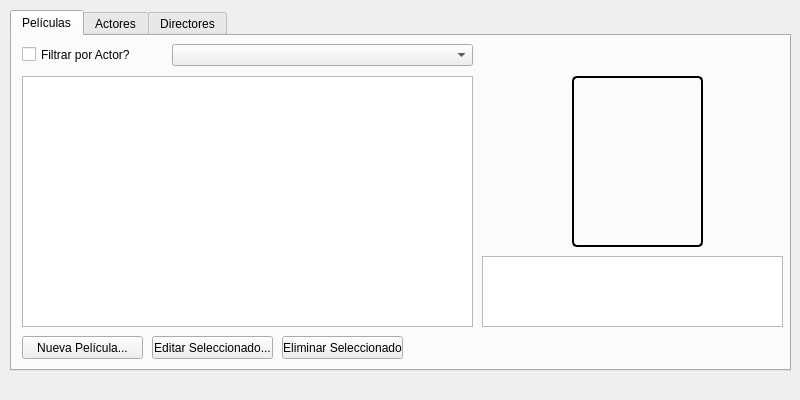
<?xml version="1.0" encoding="UTF-8"?>
<ui version="4.0">
 <class>MainWindow</class>
 <widget class="QMainWindow" name="MainWindow">
  <property name="geometry">
   <rect>
    <x>0</x>
    <y>0</y>
    <width>800</width>
    <height>400</height>
   </rect>
  </property>
  <property name="sizePolicy">
   <sizepolicy hsizetype="Fixed" vsizetype="Fixed">
    <horstretch>0</horstretch>
    <verstretch>0</verstretch>
   </sizepolicy>
  </property>
  <property name="windowTitle">
   <string>Administración</string>
  </property>
  <widget class="QWidget" name="centralwidget">
   <widget class="QTabWidget" name="tabWidget">
    <property name="geometry">
     <rect>
      <x>10</x>
      <y>10</y>
      <width>781</width>
      <height>361</height>
     </rect>
    </property>
    <property name="currentIndex">
     <number>0</number>
    </property>
    <widget class="QWidget" name="Peliculas">
     <attribute name="title">
      <string>Películas</string>
     </attribute>
     <widget class="QCheckBox" name="filter_actor_checkBox">
      <property name="geometry">
       <rect>
        <x>10</x>
        <y>10</y>
        <width>121</width>
        <height>17</height>
       </rect>
      </property>
      <property name="text">
       <string>Filtrar por Actor?</string>
      </property>
     </widget>
     <widget class="QComboBox" name="actor_filter_comboBox">
      <property name="geometry">
       <rect>
        <x>160</x>
        <y>8</y>
        <width>301</width>
        <height>22</height>
       </rect>
      </property>
     </widget>
     <widget class="QLabel" name="pelicula_image">
      <property name="geometry">
       <rect>
        <x>560</x>
        <y>40</y>
        <width>131</width>
        <height>171</height>
       </rect>
      </property>
      <property name="styleSheet">
       <string notr="true"> border-style: solid;
     border-width: 2px;
     border-radius: 5px;
     border-color: black;</string>
      </property>
      <property name="text">
       <string/>
      </property>
      <property name="scaledContents">
       <bool>true</bool>
      </property>
     </widget>
     <widget class="QPushButton" name="BNuevo">
      <property name="geometry">
       <rect>
        <x>10</x>
        <y>300</y>
        <width>121</width>
        <height>23</height>
       </rect>
      </property>
      <property name="text">
       <string>Nueva Película...</string>
      </property>
     </widget>
     <widget class="QPushButton" name="BEliminar">
      <property name="geometry">
       <rect>
        <x>270</x>
        <y>300</y>
        <width>121</width>
        <height>23</height>
       </rect>
      </property>
      <property name="text">
       <string>Eliminar Seleccionado</string>
      </property>
     </widget>
     <widget class="QPushButton" name="BEditar">
      <property name="geometry">
       <rect>
        <x>140</x>
        <y>300</y>
        <width>121</width>
        <height>23</height>
       </rect>
      </property>
      <property name="text">
       <string>Editar Seleccionado...</string>
      </property>
     </widget>
     <widget class="QTableWidget" name="tabla_peliculas">
      <property name="geometry">
       <rect>
        <x>10</x>
        <y>40</y>
        <width>451</width>
        <height>251</height>
       </rect>
      </property>
      <property name="selectionMode">
       <enum>QAbstractItemView::SingleSelection</enum>
      </property>
      <property name="selectionBehavior">
       <enum>QAbstractItemView::SelectRows</enum>
      </property>
     </widget>
     <widget class="QTextEdit" name="pelicula_description_text">
      <property name="enabled">
       <bool>true</bool>
      </property>
      <property name="geometry">
       <rect>
        <x>470</x>
        <y>220</y>
        <width>301</width>
        <height>71</height>
       </rect>
      </property>
      <property name="textInteractionFlags">
       <set>Qt::TextSelectableByKeyboard|Qt::TextSelectableByMouse</set>
      </property>
     </widget>
     <widget class="QLabel" name="pelicula_name_label">
      <property name="geometry">
       <rect>
        <x>490</x>
        <y>10</y>
        <width>251</width>
        <height>31</height>
       </rect>
      </property>
      <property name="font">
       <font>
        <pointsize>14</pointsize>
        <weight>75</weight>
        <bold>true</bold>
       </font>
      </property>
      <property name="text">
       <string/>
      </property>
      <property name="alignment">
       <set>Qt::AlignCenter</set>
      </property>
     </widget>
    </widget>
    <widget class="QWidget" name="Actores">
     <attribute name="title">
      <string>Actores</string>
     </attribute>
     <widget class="QLabel" name="actor_image">
      <property name="geometry">
       <rect>
        <x>540</x>
        <y>40</y>
        <width>171</width>
        <height>251</height>
       </rect>
      </property>
      <property name="styleSheet">
       <string notr="true"> border-style: solid;
     border-width: 2px;
     border-radius: 5px;
     border-color: black;</string>
      </property>
      <property name="text">
       <string/>
      </property>
      <property name="scaledContents">
       <bool>true</bool>
      </property>
     </widget>
     <widget class="QPushButton" name="BEliminar_2">
      <property name="geometry">
       <rect>
        <x>270</x>
        <y>300</y>
        <width>121</width>
        <height>23</height>
       </rect>
      </property>
      <property name="text">
       <string>Eliminar Seleccionado</string>
      </property>
     </widget>
     <widget class="QPushButton" name="BEditar_2">
      <property name="geometry">
       <rect>
        <x>140</x>
        <y>300</y>
        <width>121</width>
        <height>23</height>
       </rect>
      </property>
      <property name="text">
       <string>Editar Seleccionado...</string>
      </property>
     </widget>
     <widget class="QComboBox" name="movie_filter_comboBox">
      <property name="geometry">
       <rect>
        <x>160</x>
        <y>8</y>
        <width>301</width>
        <height>22</height>
       </rect>
      </property>
     </widget>
     <widget class="QCheckBox" name="filter_pelicula_checkBox">
      <property name="geometry">
       <rect>
        <x>10</x>
        <y>10</y>
        <width>131</width>
        <height>17</height>
       </rect>
      </property>
      <property name="text">
       <string>Filtrar por película?</string>
      </property>
     </widget>
     <widget class="QPushButton" name="BNuevo_2">
      <property name="geometry">
       <rect>
        <x>10</x>
        <y>300</y>
        <width>121</width>
        <height>23</height>
       </rect>
      </property>
      <property name="text">
       <string>Nuevo Actor...</string>
      </property>
     </widget>
     <widget class="QTableWidget" name="tabla_actores">
      <property name="geometry">
       <rect>
        <x>10</x>
        <y>40</y>
        <width>451</width>
        <height>251</height>
       </rect>
      </property>
      <property name="selectionMode">
       <enum>QAbstractItemView::SingleSelection</enum>
      </property>
      <property name="selectionBehavior">
       <enum>QAbstractItemView::SelectRows</enum>
      </property>
     </widget>
     <widget class="QLabel" name="actor_name_label">
      <property name="geometry">
       <rect>
        <x>500</x>
        <y>10</y>
        <width>251</width>
        <height>31</height>
       </rect>
      </property>
      <property name="font">
       <font>
        <pointsize>14</pointsize>
        <weight>75</weight>
        <bold>true</bold>
       </font>
      </property>
      <property name="text">
       <string/>
      </property>
      <property name="alignment">
       <set>Qt::AlignCenter</set>
      </property>
     </widget>
    </widget>
    <widget class="QWidget" name="Directores">
     <attribute name="title">
      <string>Directores</string>
     </attribute>
     <widget class="QPushButton" name="BNuevo_3">
      <property name="geometry">
       <rect>
        <x>10</x>
        <y>300</y>
        <width>121</width>
        <height>23</height>
       </rect>
      </property>
      <property name="text">
       <string>Nuevo Director...</string>
      </property>
     </widget>
     <widget class="QPushButton" name="BEditar_3">
      <property name="geometry">
       <rect>
        <x>140</x>
        <y>300</y>
        <width>121</width>
        <height>23</height>
       </rect>
      </property>
      <property name="text">
       <string>Editar Seleccionado...</string>
      </property>
     </widget>
     <widget class="QPushButton" name="BEliminar_3">
      <property name="geometry">
       <rect>
        <x>270</x>
        <y>300</y>
        <width>121</width>
        <height>23</height>
       </rect>
      </property>
      <property name="text">
       <string>Eliminar Seleccionado</string>
      </property>
     </widget>
     <widget class="QLabel" name="director_image">
      <property name="geometry">
       <rect>
        <x>540</x>
        <y>40</y>
        <width>171</width>
        <height>251</height>
       </rect>
      </property>
      <property name="styleSheet">
       <string notr="true"> border-style: solid;
     border-width: 2px;
     border-radius: 5px;
     border-color: black;</string>
      </property>
      <property name="text">
       <string/>
      </property>
      <property name="scaledContents">
       <bool>true</bool>
      </property>
     </widget>
     <widget class="QTableWidget" name="tabla_directores">
      <property name="geometry">
       <rect>
        <x>10</x>
        <y>40</y>
        <width>451</width>
        <height>251</height>
       </rect>
      </property>
      <property name="selectionMode">
       <enum>QAbstractItemView::SingleSelection</enum>
      </property>
      <property name="selectionBehavior">
       <enum>QAbstractItemView::SelectRows</enum>
      </property>
     </widget>
     <widget class="QLabel" name="director_name_label">
      <property name="geometry">
       <rect>
        <x>500</x>
        <y>10</y>
        <width>251</width>
        <height>31</height>
       </rect>
      </property>
      <property name="font">
       <font>
        <pointsize>14</pointsize>
        <weight>75</weight>
        <bold>true</bold>
       </font>
      </property>
      <property name="text">
       <string/>
      </property>
      <property name="alignment">
       <set>Qt::AlignCenter</set>
      </property>
     </widget>
    </widget>
   </widget>
  </widget>
  <widget class="QMenuBar" name="menubar">
   <property name="geometry">
    <rect>
     <x>0</x>
     <y>0</y>
     <width>800</width>
     <height>23</height>
    </rect>
   </property>
  </widget>
 </widget>
 <resources/>
 <connections/>
</ui>
